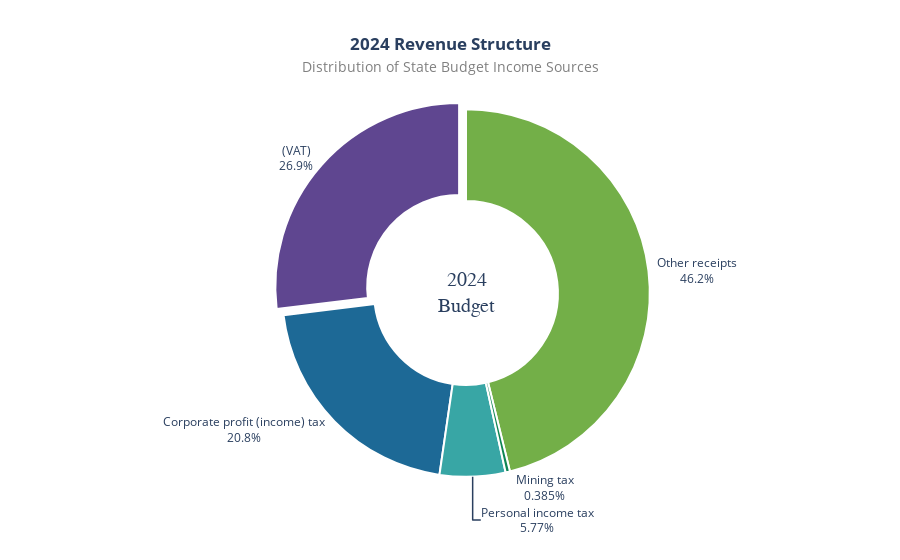

Write notebook code for a chart like this one.
### Markdown cell above
This chart shows how much different tax types change from year to year. The boxes show where the tax levels usually stay, while the individual dots show every year since 1995. If a box is "short" (like Personal Income Tax), it means that tax is very stable and reliable. If a box is "tall" or has dots spread far apart (like Other Receipts), it means that revenue source is volatile and can change a lot depending on the economy. This helps the government decide which taxes they can rely on for long-term planning.

### Code cell
clean_labels = [col.replace(' (percentage)', '').replace('Value Added Tax ', '') for col in plot_cols]
latest_data = df[df['Year'] == 2024][plot_cols].iloc[0].values
fig_pie = go.Figure(data=[go.Pie(
    labels=clean_labels,
    values=latest_data,
    hole=.5,
    pull=[0.05, 0, 0, 0, 0],
    marker=dict(colors=px.colors.qualitative.Prism, line=dict(color='#FFFFFF', width=2)),
    textinfo='percent+label',
    hoverinfo='label+value+percent',
    textposition='outside'
)])
fig_pie.update_layout(
    title=dict(
        text="<b>2024 Revenue Structure</b><br><span style='font-size:14px; color:gray;'>Distribution of State Budget Income Sources</span>",
        x=0.5,
        xanchor='center'
    ),
    annotations=[dict(text='2024<br>Budget', x=0.5, y=0.5, font_size=20, showarrow=False, font_family="Arial Black")],
    showlegend=False,
    margin=dict(t=100, b=50, l=50, r=50),
    template='plotly_white'
)
fig_pie.show()

### Figure 1 — Plotly figure (JSON) as saved in the notebook; plotly's stock layout.template omitted (floating-point values rounded to 4 significant figures)
{"data": [{"hole": 0.5, "hoverinfo": "label+value+percent", "labels": ["(VAT)", "Corporate profit (income) tax", "Personal income tax", "Mining tax", "Other receipts"], "marker": {"colors": ["rgb(95, 70, 144)", "rgb(29, 105, 150)", "rgb(56, 166, 165)", "rgb(15, 133, 84)", "rgb(115, 175, 72)", "rgb(237, 173, 8)", "rgb(225, 124, 5)", "rgb(204, 80, 62)", "rgb(148, 52, 110)", "rgb(111, 64, 112)", "rgb(102, 102, 102)"], "line": {"color": "#FFFFFF", "width": 2}}, "pull": [0.05, 0, 0, 0, 0], "textinfo": "percent+label", "textposition": "outside", "values": [7.0, 5.4, 1.5, 0.1, 12.0], "type": "pie"}], "layout": {"title": {"text": "<b>2024 Revenue Structure</b><br><span style='font-size:14px; color:gray;'>Distribution of State Budget Income Sources</span>", "x": 0.5, "xanchor": "center"}, "margin": {"t": 100, "b": 50, "l": 50, "r": 50}, "annotations": [{"showarrow": false, "text": "2024<br>Budget", "x": 0.5, "y": 0.5, "font": {"size": 20, "family": "Arial Black"}}], "showlegend": false}}
